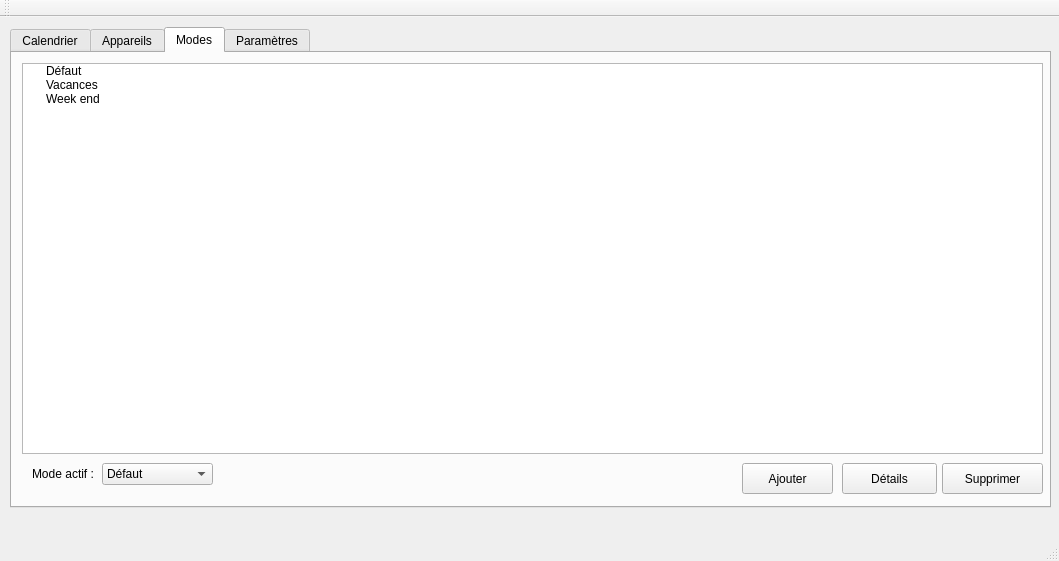
<?xml version="1.0" encoding="UTF-8"?>
<ui version="4.0">
 <class>MainWindow</class>
 <widget class="QMainWindow" name="MainWindow">
  <property name="geometry">
   <rect>
    <x>0</x>
    <y>0</y>
    <width>1059</width>
    <height>561</height>
   </rect>
  </property>
  <property name="windowTitle">
   <string>Pimp My House</string>
  </property>
  <widget class="QWidget" name="centralWidget">
   <widget class="QTabWidget" name="parametresTab">
    <property name="geometry">
     <rect>
      <x>10</x>
      <y>10</y>
      <width>1041</width>
      <height>481</height>
     </rect>
    </property>
    <property name="currentIndex">
     <number>2</number>
    </property>
    <widget class="QWidget" name="calendarTab">
     <property name="sizePolicy">
      <sizepolicy hsizetype="Expanding" vsizetype="Expanding">
       <horstretch>0</horstretch>
       <verstretch>0</verstretch>
      </sizepolicy>
     </property>
     <attribute name="title">
      <string>Calendrier</string>
     </attribute>
     <widget class="QLabel" name="label">
      <property name="geometry">
       <rect>
        <x>-4</x>
        <y>2</y>
        <width>1041</width>
        <height>461</height>
       </rect>
      </property>
      <property name="autoFillBackground">
       <bool>true</bool>
      </property>
      <property name="text">
       <string/>
      </property>
      <property name="pixmap">
       <pixmap>../ImageCalendrier.PNG</pixmap>
      </property>
      <property name="scaledContents">
       <bool>true</bool>
      </property>
     </widget>
     <widget class="QLabel" name="thermoJeudi">
      <property name="enabled">
       <bool>true</bool>
      </property>
      <property name="geometry">
       <rect>
        <x>460</x>
        <y>220</y>
        <width>131</width>
        <height>101</height>
       </rect>
      </property>
      <property name="palette">
       <palette>
        <active>
         <colorrole role="WindowText">
          <brush brushstyle="SolidPattern">
           <color alpha="255">
            <red>0</red>
            <green>0</green>
            <blue>0</blue>
           </color>
          </brush>
         </colorrole>
         <colorrole role="Button">
          <brush brushstyle="SolidPattern">
           <color alpha="255">
            <red>255</red>
            <green>85</green>
            <blue>0</blue>
           </color>
          </brush>
         </colorrole>
         <colorrole role="Light">
          <brush brushstyle="SolidPattern">
           <color alpha="255">
            <red>255</red>
            <green>170</green>
            <blue>127</blue>
           </color>
          </brush>
         </colorrole>
         <colorrole role="Midlight">
          <brush brushstyle="SolidPattern">
           <color alpha="255">
            <red>255</red>
            <green>127</green>
            <blue>63</blue>
           </color>
          </brush>
         </colorrole>
         <colorrole role="Dark">
          <brush brushstyle="SolidPattern">
           <color alpha="255">
            <red>127</red>
            <green>42</green>
            <blue>0</blue>
           </color>
          </brush>
         </colorrole>
         <colorrole role="Mid">
          <brush brushstyle="SolidPattern">
           <color alpha="255">
            <red>170</red>
            <green>56</green>
            <blue>0</blue>
           </color>
          </brush>
         </colorrole>
         <colorrole role="Text">
          <brush brushstyle="SolidPattern">
           <color alpha="255">
            <red>0</red>
            <green>0</green>
            <blue>0</blue>
           </color>
          </brush>
         </colorrole>
         <colorrole role="BrightText">
          <brush brushstyle="SolidPattern">
           <color alpha="255">
            <red>255</red>
            <green>255</green>
            <blue>255</blue>
           </color>
          </brush>
         </colorrole>
         <colorrole role="ButtonText">
          <brush brushstyle="SolidPattern">
           <color alpha="255">
            <red>0</red>
            <green>0</green>
            <blue>0</blue>
           </color>
          </brush>
         </colorrole>
         <colorrole role="Base">
          <brush brushstyle="SolidPattern">
           <color alpha="255">
            <red>255</red>
            <green>255</green>
            <blue>255</blue>
           </color>
          </brush>
         </colorrole>
         <colorrole role="Window">
          <brush brushstyle="SolidPattern">
           <color alpha="255">
            <red>255</red>
            <green>85</green>
            <blue>0</blue>
           </color>
          </brush>
         </colorrole>
         <colorrole role="Shadow">
          <brush brushstyle="SolidPattern">
           <color alpha="255">
            <red>0</red>
            <green>0</green>
            <blue>0</blue>
           </color>
          </brush>
         </colorrole>
         <colorrole role="AlternateBase">
          <brush brushstyle="SolidPattern">
           <color alpha="255">
            <red>255</red>
            <green>170</green>
            <blue>127</blue>
           </color>
          </brush>
         </colorrole>
         <colorrole role="ToolTipBase">
          <brush brushstyle="SolidPattern">
           <color alpha="255">
            <red>255</red>
            <green>255</green>
            <blue>220</blue>
           </color>
          </brush>
         </colorrole>
         <colorrole role="ToolTipText">
          <brush brushstyle="SolidPattern">
           <color alpha="255">
            <red>0</red>
            <green>0</green>
            <blue>0</blue>
           </color>
          </brush>
         </colorrole>
        </active>
        <inactive>
         <colorrole role="WindowText">
          <brush brushstyle="SolidPattern">
           <color alpha="255">
            <red>0</red>
            <green>0</green>
            <blue>0</blue>
           </color>
          </brush>
         </colorrole>
         <colorrole role="Button">
          <brush brushstyle="SolidPattern">
           <color alpha="255">
            <red>255</red>
            <green>85</green>
            <blue>0</blue>
           </color>
          </brush>
         </colorrole>
         <colorrole role="Light">
          <brush brushstyle="SolidPattern">
           <color alpha="255">
            <red>255</red>
            <green>170</green>
            <blue>127</blue>
           </color>
          </brush>
         </colorrole>
         <colorrole role="Midlight">
          <brush brushstyle="SolidPattern">
           <color alpha="255">
            <red>255</red>
            <green>127</green>
            <blue>63</blue>
           </color>
          </brush>
         </colorrole>
         <colorrole role="Dark">
          <brush brushstyle="SolidPattern">
           <color alpha="255">
            <red>127</red>
            <green>42</green>
            <blue>0</blue>
           </color>
          </brush>
         </colorrole>
         <colorrole role="Mid">
          <brush brushstyle="SolidPattern">
           <color alpha="255">
            <red>170</red>
            <green>56</green>
            <blue>0</blue>
           </color>
          </brush>
         </colorrole>
         <colorrole role="Text">
          <brush brushstyle="SolidPattern">
           <color alpha="255">
            <red>0</red>
            <green>0</green>
            <blue>0</blue>
           </color>
          </brush>
         </colorrole>
         <colorrole role="BrightText">
          <brush brushstyle="SolidPattern">
           <color alpha="255">
            <red>255</red>
            <green>255</green>
            <blue>255</blue>
           </color>
          </brush>
         </colorrole>
         <colorrole role="ButtonText">
          <brush brushstyle="SolidPattern">
           <color alpha="255">
            <red>0</red>
            <green>0</green>
            <blue>0</blue>
           </color>
          </brush>
         </colorrole>
         <colorrole role="Base">
          <brush brushstyle="SolidPattern">
           <color alpha="255">
            <red>255</red>
            <green>255</green>
            <blue>255</blue>
           </color>
          </brush>
         </colorrole>
         <colorrole role="Window">
          <brush brushstyle="SolidPattern">
           <color alpha="255">
            <red>255</red>
            <green>85</green>
            <blue>0</blue>
           </color>
          </brush>
         </colorrole>
         <colorrole role="Shadow">
          <brush brushstyle="SolidPattern">
           <color alpha="255">
            <red>0</red>
            <green>0</green>
            <blue>0</blue>
           </color>
          </brush>
         </colorrole>
         <colorrole role="AlternateBase">
          <brush brushstyle="SolidPattern">
           <color alpha="255">
            <red>255</red>
            <green>170</green>
            <blue>127</blue>
           </color>
          </brush>
         </colorrole>
         <colorrole role="ToolTipBase">
          <brush brushstyle="SolidPattern">
           <color alpha="255">
            <red>255</red>
            <green>255</green>
            <blue>220</blue>
           </color>
          </brush>
         </colorrole>
         <colorrole role="ToolTipText">
          <brush brushstyle="SolidPattern">
           <color alpha="255">
            <red>0</red>
            <green>0</green>
            <blue>0</blue>
           </color>
          </brush>
         </colorrole>
        </inactive>
        <disabled>
         <colorrole role="WindowText">
          <brush brushstyle="SolidPattern">
           <color alpha="255">
            <red>127</red>
            <green>42</green>
            <blue>0</blue>
           </color>
          </brush>
         </colorrole>
         <colorrole role="Button">
          <brush brushstyle="SolidPattern">
           <color alpha="255">
            <red>255</red>
            <green>85</green>
            <blue>0</blue>
           </color>
          </brush>
         </colorrole>
         <colorrole role="Light">
          <brush brushstyle="SolidPattern">
           <color alpha="255">
            <red>255</red>
            <green>170</green>
            <blue>127</blue>
           </color>
          </brush>
         </colorrole>
         <colorrole role="Midlight">
          <brush brushstyle="SolidPattern">
           <color alpha="255">
            <red>255</red>
            <green>127</green>
            <blue>63</blue>
           </color>
          </brush>
         </colorrole>
         <colorrole role="Dark">
          <brush brushstyle="SolidPattern">
           <color alpha="255">
            <red>127</red>
            <green>42</green>
            <blue>0</blue>
           </color>
          </brush>
         </colorrole>
         <colorrole role="Mid">
          <brush brushstyle="SolidPattern">
           <color alpha="255">
            <red>170</red>
            <green>56</green>
            <blue>0</blue>
           </color>
          </brush>
         </colorrole>
         <colorrole role="Text">
          <brush brushstyle="SolidPattern">
           <color alpha="255">
            <red>127</red>
            <green>42</green>
            <blue>0</blue>
           </color>
          </brush>
         </colorrole>
         <colorrole role="BrightText">
          <brush brushstyle="SolidPattern">
           <color alpha="255">
            <red>255</red>
            <green>255</green>
            <blue>255</blue>
           </color>
          </brush>
         </colorrole>
         <colorrole role="ButtonText">
          <brush brushstyle="SolidPattern">
           <color alpha="255">
            <red>127</red>
            <green>42</green>
            <blue>0</blue>
           </color>
          </brush>
         </colorrole>
         <colorrole role="Base">
          <brush brushstyle="SolidPattern">
           <color alpha="255">
            <red>255</red>
            <green>85</green>
            <blue>0</blue>
           </color>
          </brush>
         </colorrole>
         <colorrole role="Window">
          <brush brushstyle="SolidPattern">
           <color alpha="255">
            <red>255</red>
            <green>85</green>
            <blue>0</blue>
           </color>
          </brush>
         </colorrole>
         <colorrole role="Shadow">
          <brush brushstyle="SolidPattern">
           <color alpha="255">
            <red>0</red>
            <green>0</green>
            <blue>0</blue>
           </color>
          </brush>
         </colorrole>
         <colorrole role="AlternateBase">
          <brush brushstyle="SolidPattern">
           <color alpha="255">
            <red>255</red>
            <green>85</green>
            <blue>0</blue>
           </color>
          </brush>
         </colorrole>
         <colorrole role="ToolTipBase">
          <brush brushstyle="SolidPattern">
           <color alpha="255">
            <red>255</red>
            <green>255</green>
            <blue>220</blue>
           </color>
          </brush>
         </colorrole>
         <colorrole role="ToolTipText">
          <brush brushstyle="SolidPattern">
           <color alpha="255">
            <red>0</red>
            <green>0</green>
            <blue>0</blue>
           </color>
          </brush>
         </colorrole>
        </disabled>
       </palette>
      </property>
      <property name="font">
       <font>
        <pointsize>9</pointsize>
        <weight>75</weight>
        <bold>true</bold>
       </font>
      </property>
      <property name="toolTip">
       <string notr="true"/>
      </property>
      <property name="layoutDirection">
       <enum>Qt::LeftToRight</enum>
      </property>
      <property name="autoFillBackground">
       <bool>false</bool>
      </property>
      <property name="text">
       <string notr="true"/>
      </property>
      <property name="textFormat">
       <enum>Qt::AutoText</enum>
      </property>
      <property name="scaledContents">
       <bool>false</bool>
      </property>
      <property name="wordWrap">
       <bool>true</bool>
      </property>
      <property name="margin">
       <number>10</number>
      </property>
      <property name="openExternalLinks">
       <bool>false</bool>
      </property>
     </widget>
     <widget class="QPushButton" name="boutonJeudi">
      <property name="geometry">
       <rect>
        <x>460</x>
        <y>220</y>
        <width>131</width>
        <height>31</height>
       </rect>
      </property>
      <property name="text">
       <string/>
      </property>
      <property name="flat">
       <bool>true</bool>
      </property>
     </widget>
    </widget>
    <widget class="QWidget" name="appareilTab">
     <attribute name="title">
      <string>Appareils</string>
     </attribute>
     <widget class="QPushButton" name="addAppareil">
      <property name="geometry">
       <rect>
        <x>730</x>
        <y>410</y>
        <width>91</width>
        <height>31</height>
       </rect>
      </property>
      <property name="text">
       <string>Ajouter</string>
      </property>
     </widget>
     <widget class="QTreeWidget" name="appareilListWidget">
      <property name="geometry">
       <rect>
        <x>10</x>
        <y>10</y>
        <width>1021</width>
        <height>391</height>
       </rect>
      </property>
      <property name="dragEnabled">
       <bool>true</bool>
      </property>
      <attribute name="headerVisible">
       <bool>false</bool>
      </attribute>
      <column>
       <property name="text">
        <string/>
       </property>
      </column>
      <item>
       <property name="text">
        <string>Chauffage Salon</string>
       </property>
      </item>
      <item>
       <property name="text">
        <string>Chauffage Chambre</string>
       </property>
      </item>
      <item>
       <property name="text">
        <string>Cafetiere Maison</string>
       </property>
      </item>
      <item>
       <property name="text">
        <string>Volets</string>
       </property>
      </item>
     </widget>
     <widget class="QPushButton" name="suppAppareil">
      <property name="geometry">
       <rect>
        <x>930</x>
        <y>410</y>
        <width>101</width>
        <height>31</height>
       </rect>
      </property>
      <property name="text">
       <string>Supprimer</string>
      </property>
     </widget>
     <widget class="QPushButton" name="detailAppareil">
      <property name="geometry">
       <rect>
        <x>830</x>
        <y>410</y>
        <width>95</width>
        <height>31</height>
       </rect>
      </property>
      <property name="text">
       <string>Détails</string>
      </property>
     </widget>
    </widget>
    <widget class="QWidget" name="modesTab">
     <attribute name="title">
      <string>Modes</string>
     </attribute>
     <widget class="QPushButton" name="deleteMode">
      <property name="geometry">
       <rect>
        <x>930</x>
        <y>410</y>
        <width>101</width>
        <height>31</height>
       </rect>
      </property>
      <property name="text">
       <string>Supprimer</string>
      </property>
     </widget>
     <widget class="QPushButton" name="detailMode">
      <property name="geometry">
       <rect>
        <x>830</x>
        <y>410</y>
        <width>95</width>
        <height>31</height>
       </rect>
      </property>
      <property name="text">
       <string>Détails</string>
      </property>
     </widget>
     <widget class="QPushButton" name="addMode">
      <property name="geometry">
       <rect>
        <x>730</x>
        <y>410</y>
        <width>91</width>
        <height>31</height>
       </rect>
      </property>
      <property name="text">
       <string>Ajouter</string>
      </property>
     </widget>
     <widget class="QTreeWidget" name="modeTreeWidget">
      <property name="geometry">
       <rect>
        <x>10</x>
        <y>10</y>
        <width>1021</width>
        <height>391</height>
       </rect>
      </property>
      <attribute name="headerVisible">
       <bool>false</bool>
      </attribute>
      <column>
       <property name="text">
        <string>1</string>
       </property>
      </column>
      <item>
       <property name="text">
        <string>Défaut</string>
       </property>
      </item>
      <item>
       <property name="text">
        <string>Vacances</string>
       </property>
      </item>
      <item>
       <property name="text">
        <string>Week end</string>
       </property>
      </item>
     </widget>
     <widget class="QComboBox" name="comboBox">
      <property name="geometry">
       <rect>
        <x>90</x>
        <y>410</y>
        <width>111</width>
        <height>22</height>
       </rect>
      </property>
      <item>
       <property name="text">
        <string>Défaut</string>
       </property>
      </item>
      <item>
       <property name="text">
        <string>Vacances</string>
       </property>
      </item>
      <item>
       <property name="text">
        <string>Week end</string>
       </property>
      </item>
     </widget>
     <widget class="QLabel" name="label_2">
      <property name="geometry">
       <rect>
        <x>20</x>
        <y>410</y>
        <width>71</width>
        <height>21</height>
       </rect>
      </property>
      <property name="text">
       <string>Mode actif :</string>
      </property>
     </widget>
    </widget>
    <widget class="QWidget" name="tab">
     <attribute name="title">
      <string>Paramètres</string>
     </attribute>
    </widget>
   </widget>
  </widget>
  <widget class="QToolBar" name="mainToolBar">
   <attribute name="toolBarArea">
    <enum>TopToolBarArea</enum>
   </attribute>
   <attribute name="toolBarBreak">
    <bool>false</bool>
   </attribute>
  </widget>
  <widget class="QStatusBar" name="statusBar"/>
  <widget class="QMenuBar" name="menuBar">
   <property name="geometry">
    <rect>
     <x>0</x>
     <y>0</y>
     <width>1059</width>
     <height>25</height>
    </rect>
   </property>
  </widget>
 </widget>
 <layoutdefault spacing="6" margin="11"/>
 <resources/>
 <connections/>
</ui>
